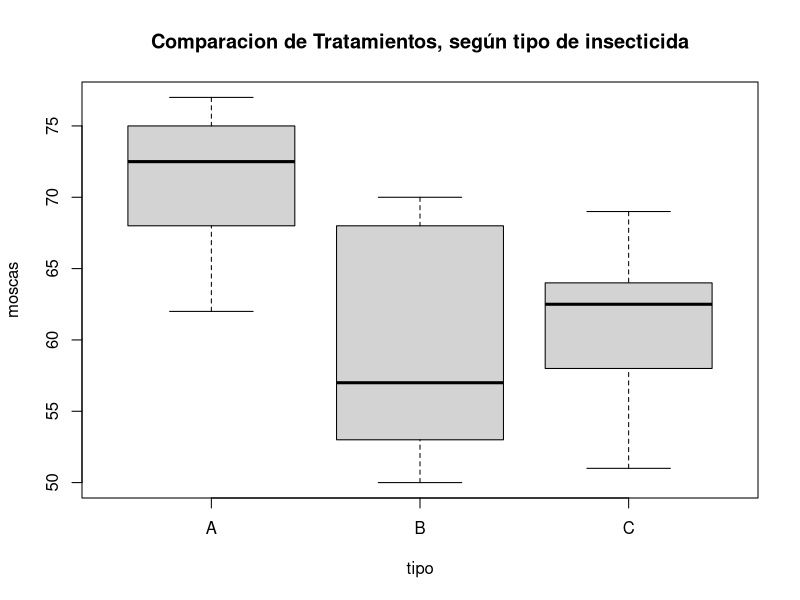
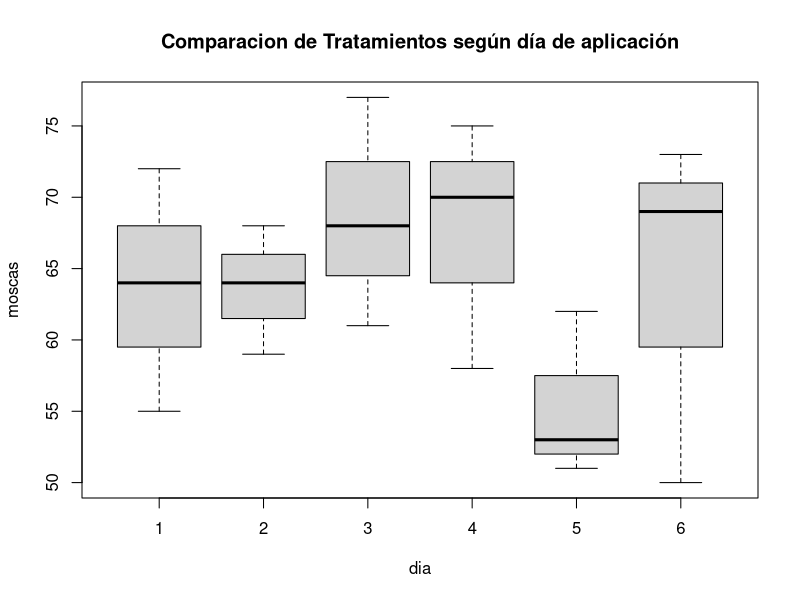
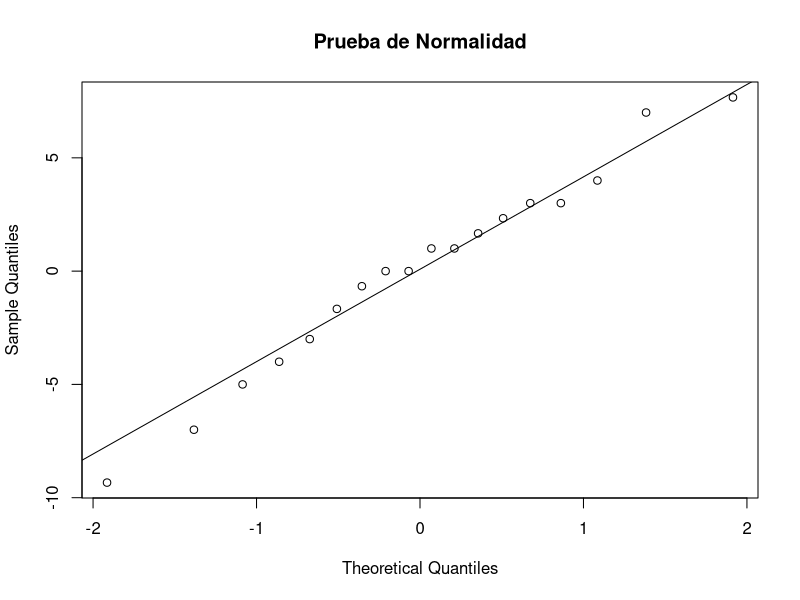
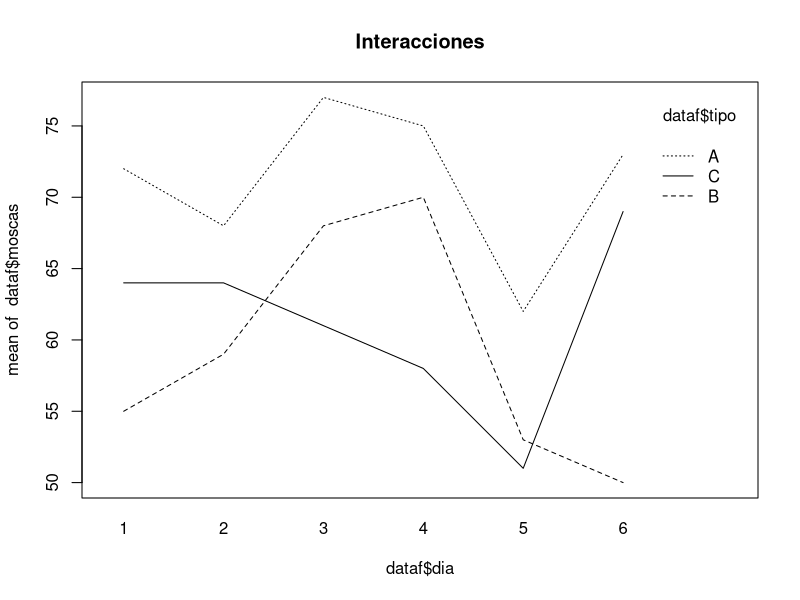
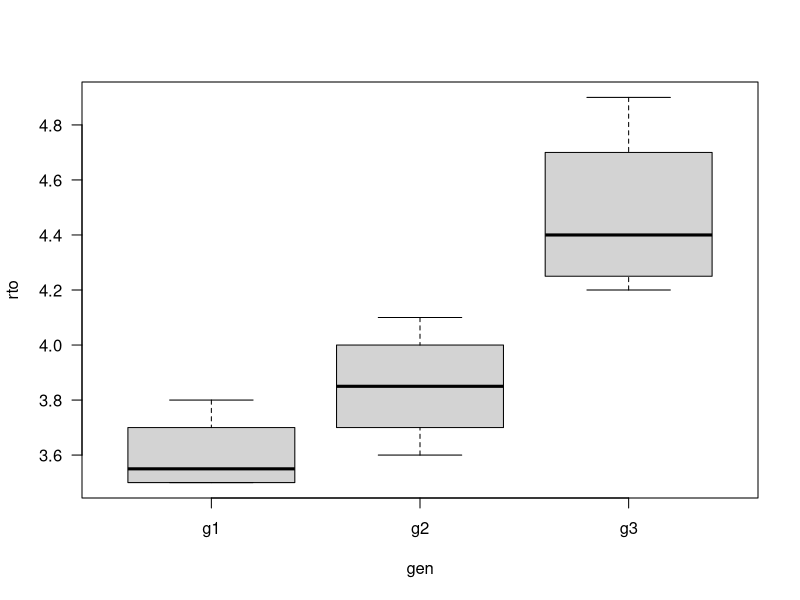
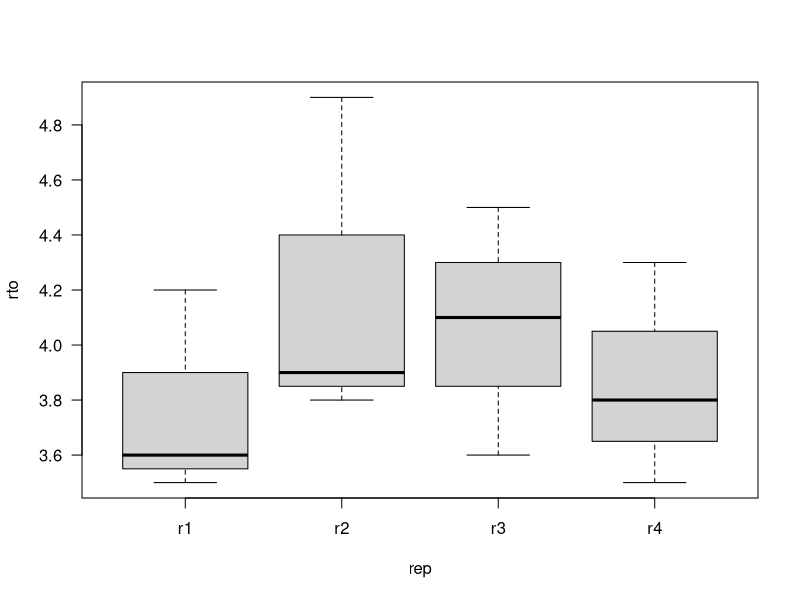
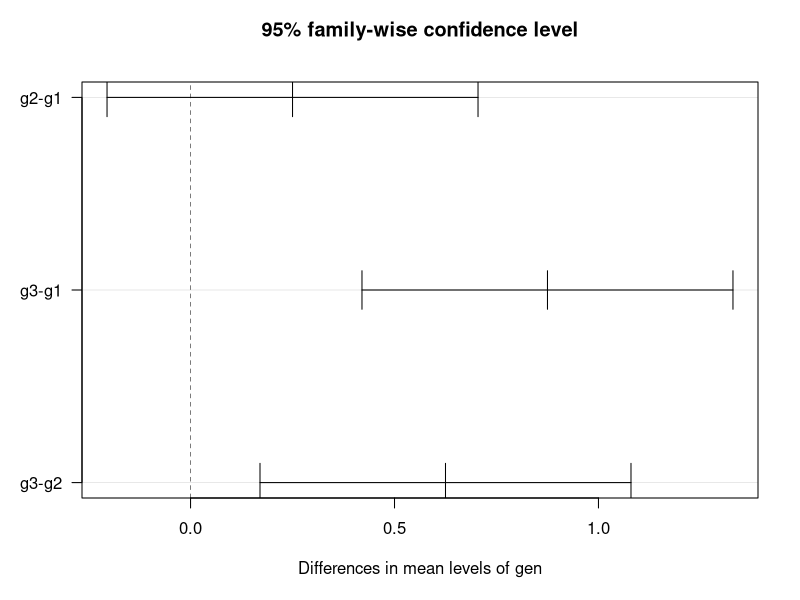
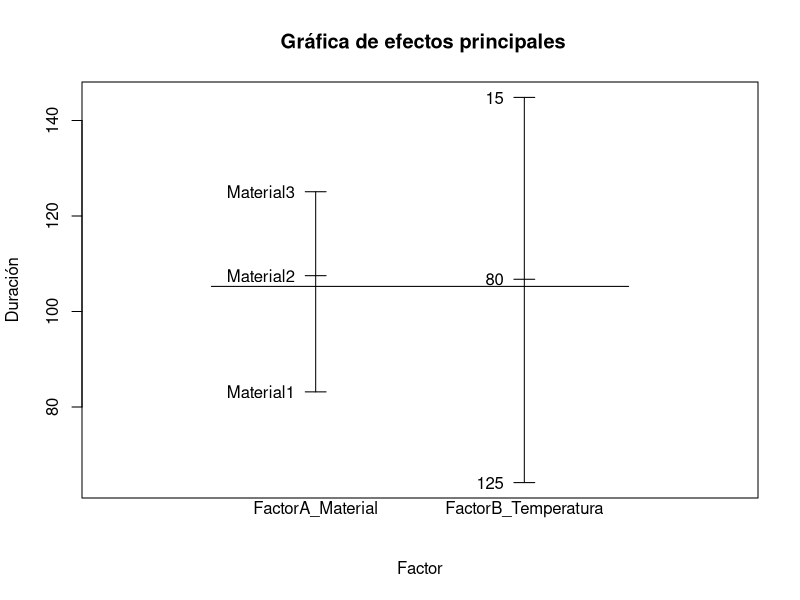

Generate these figures, in order, with R:
## ---- chunk 1
knitr::opts_chunk$set(echo = TRUE, comment = NA)

c1 ="#FF7F00"  # naranja - color primario 
c2 ="#034A94"  # azul oscuro - color secundario
c3 ="#0EB0C6"  # azul claro - color terciario
c4 ="#686868"  # gris - color texto
## ---- chunk 2
dataf= data.frame(
dia = as.factor(rep(c(1,2,3,4,5,6),times=3 )),
tipo =as.factor(rep(c("A", "B", "C"), times =c(6,6,6))),
moscas= c(72,68,77,75,62,73,
         55,59,68,70,53,50,
         64,64,61,58,51,69))

modelo=aov(moscas~ dia + tipo,data=dataf)
summary(modelo)
  
## ---- chunk 3
modelo2 = lm(moscas~ tipo,data=dataf)
summary(modelo2)
## ---- chunk 4
boxplot(moscas~ tipo,data=dataf,main="Comparacion de Tratamientos, según tipo de insecticida")
## ---- chunk 5
boxplot(moscas ~ dia, data=dataf, main="Comparacion de Tratamientos según día de aplicación")
## ---- chunk 6
tk=TukeyHSD(modelo)
tk$tipo
## ---- chunk 7
qqnorm(modelo$residual,main="Prueba de Normalidad")
qqline(modelo$residual)
## ---- chunk 8
shapiro.test(modelo$residuals)
## ---- chunk 9
interaction.plot(dataf$dia,dataf$tipo,dataf$moscas, main="Interacciones")
## ---- chunk 10
set.seed(123)

datos = data.frame(
  gen = gl(3,4,12, c('g1','g2','g3')),
  rep = gl(4,1,12, c('r1','r2','r3','r4')),
  rto = c(3.5, 3.8, 3.6, 3.5,
          3.6, 3.9, 4.1, 3.8,
          4.2, 4.9, 4.5, 4.3)
)
### TABLA ANÁLISIS DE VARIANZA
boxplot(rto ~ gen, data = datos, las=1)
## ---- chunk 11
boxplot(rto ~ rep, data = datos, las =1)
## ---- chunk 12
modelo3 = lm(rto ~ gen, datos)
summary(modelo3)
## ---- chunk 13
### TABLA ANÁLISIS DE VARIANZA
modelo3 = aov(rto ~ gen, datos)
summary(modelo3)

## ---- chunk 14
# Realizar la prueba de Tukey HSD
tukey_test <- TukeyHSD(modelo3, "gen")
print(tukey_test)

# Gráfico de los resultados de la prueba de Tukey
plot(tukey_test, las=1)
## ---- chunk 15
# library(readr)
# Duracion <- read_table("data/duracion.csv")
Duracion <- data.frame( Material =c("Material1", "Material1", "Material1", "Material2", "Material2", "Material2",
                                    "Material3", "Material3", "Material3", "Material1", "Material1", "Material1",
                                    "Material2", "Material2", "Material2", "Material3", "Material3", "Material3",
                                    "Material1", "Material1", "Material1", "Material2", "Material2", "Material2",
                                    "Material3", "Material3", "Material3", "Material1", "Material1", "Material1",
                                    "Material2", "Material2", "Material2", "Material3", "Material3", "Material3"),
                        Temperatura =c(15,  80, 125,  15,  80, 125,  15,  80, 125,  15,  80, 125,  15,  80, 125,  
                                       15,  80, 125,  15,  80, 125,  15,  80, 125,  15,  80, 125,  15,  80, 125,
                                       15,  80, 125,  15,  80, 125),
                        Duracion = c(155,  34,  20, 150, 126,  25, 138, 174,  96, 130,  40,  70, 188, 122,  58, 168,
                                     150,  82,  74,  80,  82, 159, 106,  70, 110, 120, 104, 180,  75,  58, 126, 115,
                                     45, 160, 139,  60))

names(Duracion)
str(Duracion)





# Cambio de variables
FactorA_Material <- factor(Duracion$Material)
FactorB_Temperatura <- factor(Duracion$Temperatura)
Respuesta_Duracion <- Duracion$Duracion

# Cálculo de la tabla ANOVA
Modelo <- lm(Respuesta_Duracion ~ (FactorA_Material + FactorB_Temperatura)^2)
ANOVA <- aov(Modelo)
summary(ANOVA)



# Coeficientes de la ecuación de regresión
as.data.frame(coef(ANOVA))


# Graficas de los efectos principales
Efectos <- data.frame(FactorA_Material, FactorB_Temperatura, Respuesta_Duracion)
plot.design(Efectos, fun="mean", main=" Gráfica de efectos principales", ylab= "Duración", xlab="Factor")




# Gráfica de interacción
interaction.plot(FactorA_Material, FactorB_Temperatura, Respuesta_Duracion,
                 main="Interacción Material-Temperatura", xlab="Material", ylab="Temperatura", col=c(1:3))




# Análisis de los residuos estándar del modelo
plot(rstandard(Modelo), 
     main="Gráfica de residuos estándar",
     xlab="Observación", ylab="Residuos estandarizados")




## No se observan problemas con los datos
qqnorm(rstandard(Modelo))
qqline(rstandard(Modelo), col="red")




shapiro.test(rstandard(Modelo))



# Los residuos se comportan de forma normal, no se observan problemas con los datos

# Para ver los valores ajustados por la regresión:
fitted(Modelo)



# Graficando los valores tanto los ajustados como los reales
plot(fitted(Modelo),
     Respuesta_Duracion, col=c("red", "blue"), pch=19,
     main="Gráfica de valores ajustados y reales",
     ylab="Valores reales", xlab="Valores ajustados")
legend(50, 190, col=c("red","blue"), legend=c("Ajustado", "Real"), pch=19)





# Para hacer predicciones
# Se hace la predicción con los valores que salen del análisis
FactorA_Material2 <- factor(c("Material1", "Material2" ,"Material3"))
FactorB_Temperatura2 <- factor(c(15,15,15))
predict(lm(Respuesta_Duracion ~ (FactorA_Material + FactorB_Temperatura)^2), 
        data.frame(FactorA_Material= FactorA_Material2, FactorB_Temperatura= FactorB_Temperatura2), 
        level=0.95, interval="confidence")




## La predicción para Material 2 con Temperatura de 15 es de 155.75 de duración
# Para probar el material más homogéneo
# Se aprecia que el material 3 es el más homogéneo
FactorA_Material2 <- factor(c("Material3", "Material3" ,"Material3"))
FactorB_Temperatura2 <- factor(c(15,80, 125))
predict(lm(Respuesta_Duracion ~ (FactorA_Material + FactorB_Temperatura)^2), 
        data.frame(FactorA_Material= FactorA_Material2, FactorB_Temperatura= FactorB_Temperatura2), 
        level=0.95, interval="confidence")


##### https://rpubs.com/ctellez_gdl/65342

